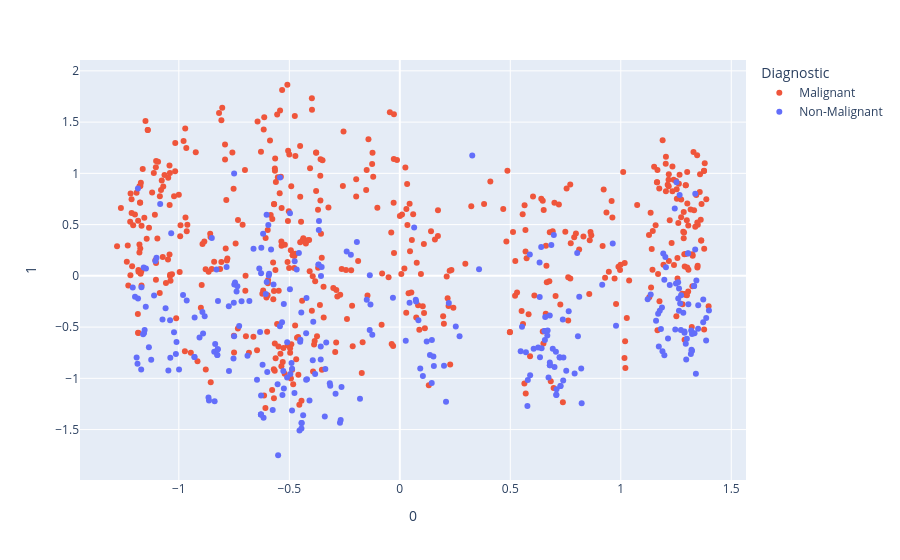

Notebook cell for this chart:
### Code cell
fig = px.scatter(
    components_2d,
    x=0,
    y=1,
    color=y_labeled,
    labels={"color": "Diagnostic"},
    color_discrete_map={
        "Non-Malignant": default_plotly_colors[0],
        "Malignant": default_plotly_colors[1]
    }
)

fig.show()

### Figure 1 — Plotly figure (JSON) as saved in the notebook; plotly's stock layout.template omitted (floating-point values rounded to 4 significant figures; data arrays with more than 128 entries replaced by an {"elided": "..."} marker saying what was removed)
{"data": [{"hovertemplate": "Diagnostic=Malignant<br>0=%{x}<br>1=%{y}<extra></extra>", "legendgroup": "Malignant", "marker": {"color": "#EF553B", "symbol": "circle"}, "mode": "markers", "name": "Malignant", "orientation": "v", "showlegend": true, "type": "scatter", "x": {"elided": "491 float values"}, "xaxis": "x", "y": {"elided": "491 float values"}, "yaxis": "y"}, {"hovertemplate": "Diagnostic=Non-Malignant<br>0=%{x}<br>1=%{y}<extra></extra>", "legendgroup": "Non-Malignant", "marker": {"color": "#636EFA", "symbol": "circle"}, "mode": "markers", "name": "Non-Malignant", "orientation": "v", "showlegend": true, "type": "scatter", "x": {"elided": "282 float values"}, "xaxis": "x", "y": {"elided": "282 float values"}, "yaxis": "y"}], "layout": {"legend": {"title": {"text": "Diagnostic"}, "tracegroupgap": 0}, "margin": {"t": 60}, "xaxis": {"anchor": "y", "domain": [0, 1], "title": {"text": "0"}}, "yaxis": {"anchor": "x", "domain": [0, 1], "title": {"text": "1"}}}}
